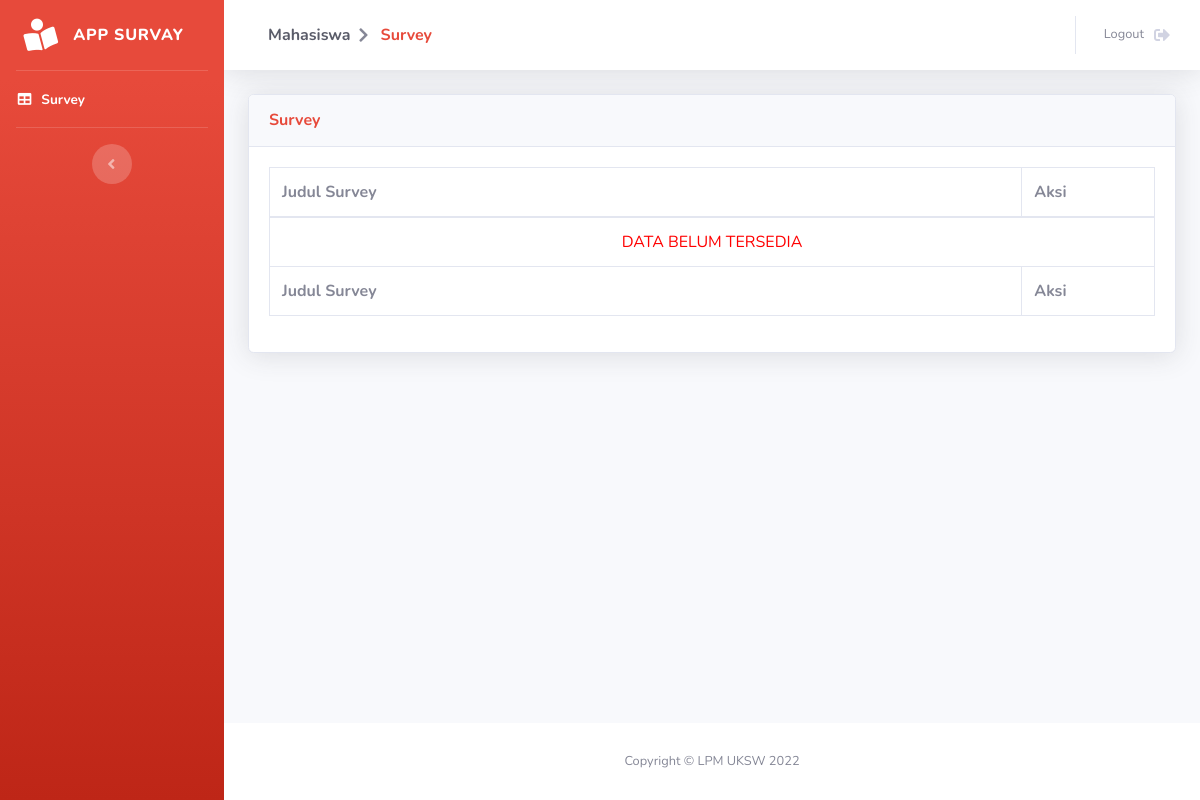
The app's page /pages/mahasiswa/view.php (signed in), older data.
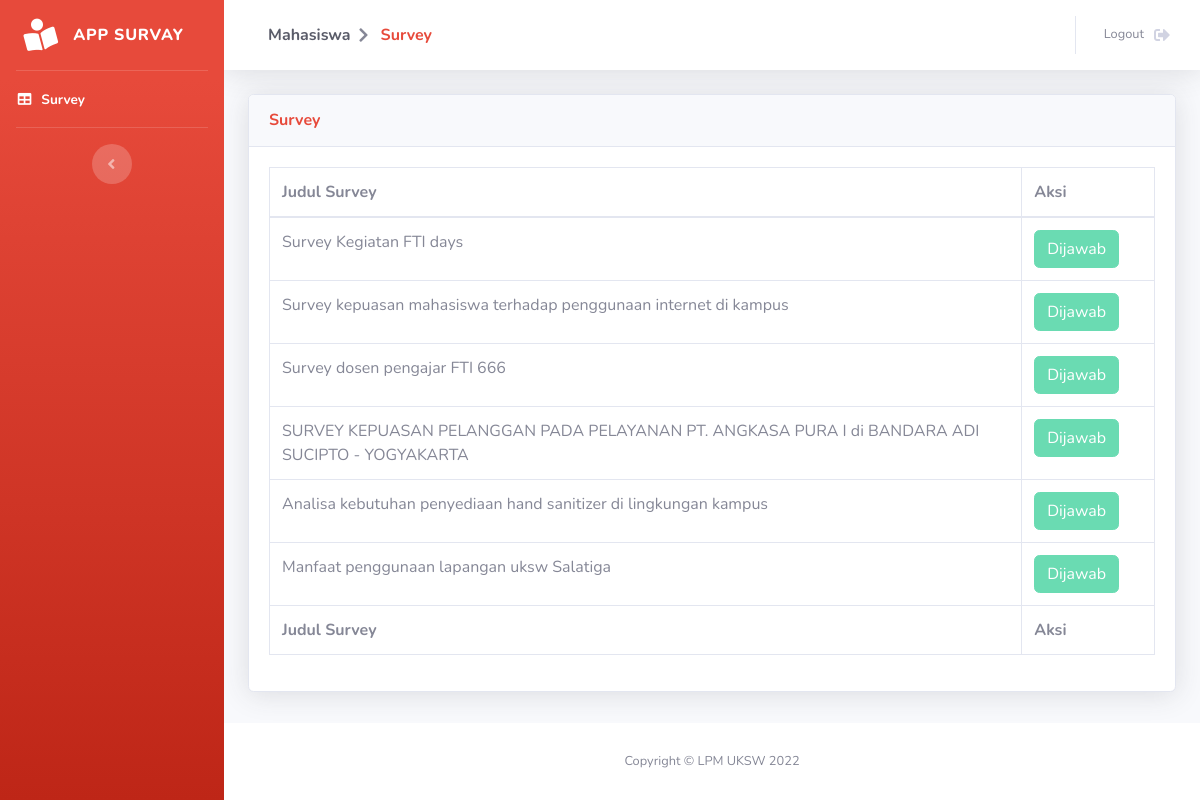
The same page, newer data.
### tables this page shows
CREATE TABLE `survey` (
  `id_survey` int(15) NOT NULL,
  `judul_survey` varchar(100) NOT NULL,
  `publish` varchar(15) NOT NULL,
  `id_user` int(15) NOT NULL
);

### functions/mahasiswaFunction.php (called while the page is built, shortened)
<?php
require_once 'config.php';
function getSurvey(){
    global $con;
    $hasil = array();
    $sql = 'SELECT * FROM survey WHERE publish = "semua" OR publish = "mahasiswa"';
    try {
        $stmt = $con->prepare($sql);
        $stmt->execute();
        $stmt->setFetchMode(PDO::FETCH_ASSOC);
        $rs = $stmt->fetchAll();
        if($rs != null){
            $i=0;
            foreach($rs as $val){
                $hasil[$i]['judul']       =  $val['judul_survey'];
                $hasil[$i]['id']          =  $val['id_survey'];
                $i++;
            }
        }
    } catch (Exception $e) {
        echo 'Error getSurvey = '.$e->getMessage();
    }
    return $hasil;
}
function checkJawab($id_survey, $id_user){
    global $con;
    $hasil = false;
    $sql = "SELECT id_respon FROM respon WHERE id_user = :id_user AND id_survey = :id_survey";
    try {
        $stmt = $con->prepare($sql);
        $stmt->bindValue(':id_survey', $id_survey, PDO::PARAM_INT);
        $stmt->bindValue(':id_user', $id_user, PDO::PARAM_INT);
        $stmt->execute();
        $stmt->setFetchMode(PDO::FETCH_ASSOC);
        $rs = $stmt->fetchAll();
        if ($rs != null) {
            $hasil = true;
        }
    } catch (Exception $e) {
        echo 'Error checkJawab = ' . $e->getMessage();
    }
    return $hasil;
}
?>

### pages/mahasiswa/view.php (the view, shortened to what the changed rows need)
<?php
include_once '../../functions/mahasiswaFunction.php';
$id_user = $_SESSION['id'];
$data_table="";
$data = getSurvey();
foreach($data as $key => $val){
    $check = checkJawab($val['id'], $id_user);
    $rsCheck = ($check == true) ? '<button class="btn btn-success" disabled>Dijawab</button>' : '<a href="jawabSurvey.php?id_survey=' . $val['id'] . '" class="btn btn-danger">Jawab</a>';
    $data_table .='
    <tr>
        <td>'.$val['judul'].'</td>
        <td>'.
            $rsCheck
        .'</td>
    </tr>
    ';
}
if($data_table == ""){
    $data_table = '<tr><td colspan=2 style="color:red"><center>DATA BELUM TERSEDIA</center></td><tr>';
}
?>
<!DOCTYPE html>
<html lang="en">
<head>
    <link href="../../assets/vendor/fontawesome-free/css/all.min.css" rel="stylesheet" type="text/css">
    <link href="../../assets/css/sb-admin-2.min.css" rel="stylesheet">
    <link href="../../assets/vendor/datatables/dataTables.bootstrap4.min.css" rel="stylesheet">
</head>
<body id="page-top">
    <div id="wrapper">
        <div id="content-wrapper" class="d-flex flex-column">
            <div id="content">
                <div class="container-fluid">
                    <div class="card shadow mb-4">
                        <div class="card-body">
                            <div class="table-responsive">
                                <table class="table table-bordered" id="dataTable" width="100%" cellspacing="0">
                                    <thead>
                                        <tr>
                                            <th width="85%">Judul Survey</th>
                                            <th>Aksi</th>
                                        </tr>
                                    </thead>
                                    <tfoot>
                                        <tr>
                                            <th>Judul Survey</th>
                                            <th>Aksi</th>
                                        </tr>
                                    </tfoot>
                                    <tbody>
                                        <?= $data_table ?>
                                    </tbody>
                                </table>
                            </div>
                        </div>
                    </div>
                </div>
            </div>
        </div>
    </div>
</body>
</html>

Row changes from the older to the newer data that the page shows:
now on this page (row edited): survey: judul_survey "Survey Kegiatan FTI days"
now on this page (row edited): survey: judul_survey "Survey kepuasan mahasiswa terhadap penggunaan internet di kampus"
now on this page (row edited): survey: judul_survey "Survey dosen pengajar FTI 666"
now on this page (row edited): survey: judul_survey "SURVEY KEPUASAN PELANGGAN PADA PELAYANAN PT. ANGKASA PURA I di BANDARA ADI SUCIPTO - YOGYAKARTA"
now on this page (row edited): survey: judul_survey "Analisa kebutuhan penyediaan hand sanitizer di lingkungan kampus"
added survey: judul_survey "Manfaat penggunaan lapangan uksw Salatiga"
Text that changed along with them:
text no longer shown: "DATA BELUM TERSEDIA"
